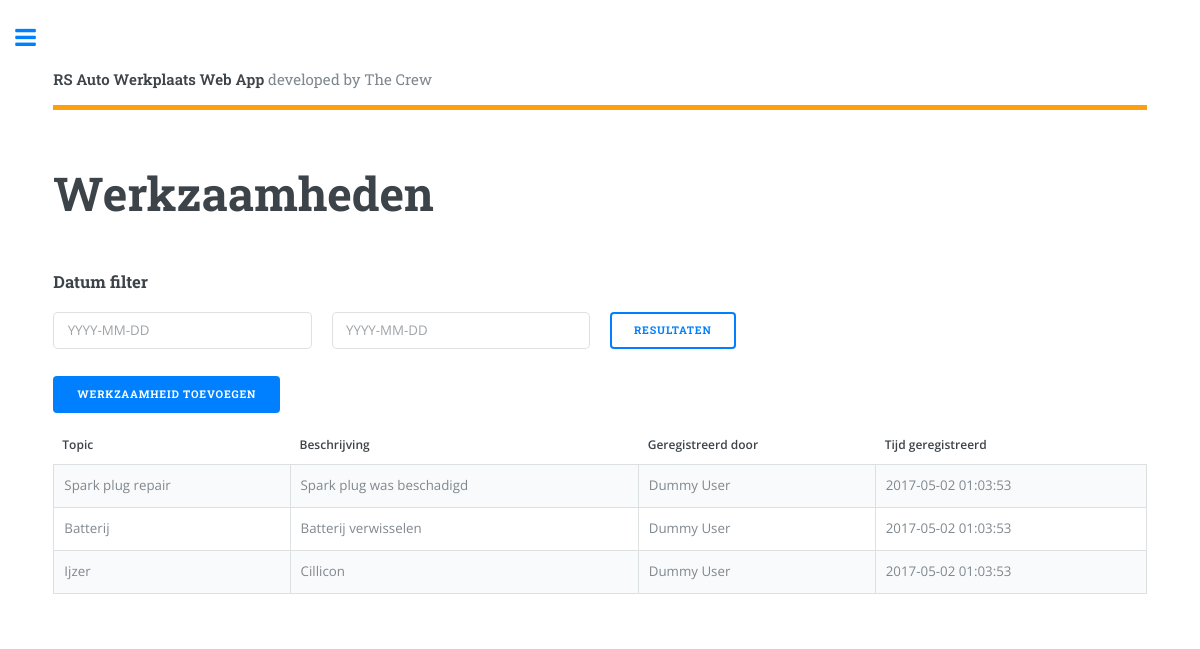
Screenshot of /overview_activities.php with the database file from the repository.
### tables this page shows
CREATE TABLE `activities` (
  `id` int(11) NOT NULL AUTO_INCREMENT,
  `user_id` int(11) NOT NULL,
  `topic` varchar(45) NOT NULL,
  `description` varchar(255) NOT NULL,
  `created_at` timestamp NOT NULL DEFAULT CURRENT_TIMESTAMP ON UPDATE CURRENT_TIMESTAMP,
  PRIMARY KEY (`id`)
);

CREATE TABLE `users` (
  `id` int(11) NOT NULL AUTO_INCREMENT,
  `user_role_id` int(11) NOT NULL,
  `firstname` varchar(255) NOT NULL,
  `lastname` varchar(255) NOT NULL,
  `address` varchar(255) NOT NULL,
  `email` varchar(255) NOT NULL,
  `phone` varchar(255) NOT NULL,
  `image` varchar(255) NOT NULL DEFAULT '0',
  `password` varchar(255) NOT NULL,
  `created_at` timestamp NOT NULL DEFAULT CURRENT_TIMESTAMP,
  PRIMARY KEY (`id`)
);

### overview_activities.php (the view, shortened to what this page needs)
<?php
	require 'includes/head.php';
	require 'backend/db.php';
?>
<div id="wrapper">
		<div id="main">
			<div class="inner">
					<?php
						require 'includes/header.php';
					?>
					<section>
						<header class="main">
							<h1>Werkzaamheden</h1>
						</header>
						<div class="row 200%">
							<div class="12u 12u$(medium)">
								<h3>Datum filter</h3>
								<form method="POST" action="<?php echo $_SERVER['PHP_SELF']; ?>">
									<div class="row">
										<div class="3u 12u$(xsmall)">
											<input name="date1" class="datepicker" value="" placeholder="YYYY-MM-DD" type="text">
										</div>
										<div class="3u 12u$(xsmall)">
											<input name="date2" class="datepicker" value="" placeholder="YYYY-MM-DD" type="text">
										</div>
										<div class="1u 12u$(xsmall)">
											<button class="button" name="date_range" type="submit">Resultaten</button>
										</div>
									</div>
								</form>
								<a href="add_activity.php" class="button special">Werkzaamheid toevoegen</a>
								<br><br>
								<div class="table-wrapper" style="display: <?php echo $style; ?>">
									<table class="alt">
										<thead>
											<tr>
												<th>Topic</th>
												<th>Beschrijving</th>
												<th>Geregistreerd door</th>
												<th>Tijd geregistreerd</th>
											</tr>
										</thead>
										<tbody>
								<?php
									if(isset($_POST['date_range'])) {
										$date1 = $_POST['date1'];
										$date2 = $_POST['date2'];
										$sql = "SELECT * FROM activities INNER JOIN users ON users.id = activities.user_id WHERE activities.created_at BETWEEN '$date1' AND '$date2'";
										$query = $conn->query($sql);
										while ($result = $query->fetch_assoc()) {
											$topic = $result['topic'];
											$description = $result['description'];
											$fullname = $result['firstname'].' '.$result['lastname'];
											$created_at = $result['created_at'];
								?>
											<tr>
												<td><?php echo $topic; ?></td>
												<td><?php echo $description; ?></td>
												<td><?php echo $fullname; ?></td>
												<td><?php echo $created_at; ?></td>
											</tr>
								<?php
										}
									} else {
										$sql = "SELECT * FROM activities INNER JOIN users ON users.id = activities.user_id";
										$query = $conn->query($sql);
										while ($result = $query->fetch_assoc()) {
											$topic = $result['topic'];
											$description = $result['description'];
											$fullname = $result['firstname'].' '.$result['lastname'];
											$created_at = $result['created_at'];
										?>
											<tr>
												<td><?php echo $topic; ?></td>
												<td><?php echo $description; ?></td>
												<td><?php echo $fullname; ?></td>
												<td><?php echo $created_at; ?></td>
											</tr>
								<?php
											}
									}
								?>
										</tbody>
									</table>
								</div>
							</div>
						</div>
					</section>
			</div>
		</div>
</div>
<?php
	require 'includes/foot.php';
?>

### rows the page displays
activities: topic "Spark plug repair", description "Spark plug was beschadigd", user.lastname "Dummy User", user.created_at "2017-05-02 01:03:53"
activities: topic "Batterij", description "Batterij verwisselen", user.lastname "Dummy User", user.created_at "2017-05-02 01:03:53"
activities: topic "Ijzer", description "Cillicon", user.lastname "Dummy User", user.created_at "2017-05-02 01:03:53"
